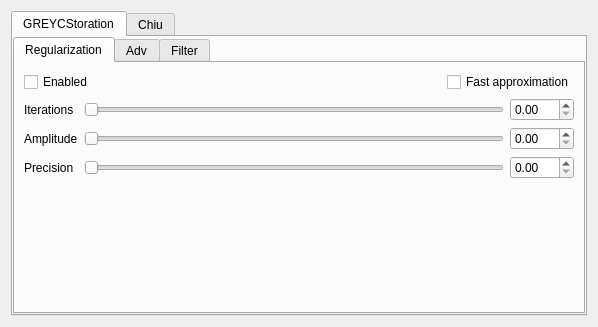
<?xml version="1.0" encoding="UTF-8"?>
<ui version="4.0">
 <class>NoiseReductionWidget</class>
 <widget class="QWidget" name="NoiseReductionWidget">
  <property name="geometry">
   <rect>
    <x>0</x>
    <y>0</y>
    <width>598</width>
    <height>243</height>
   </rect>
  </property>
  <property name="windowTitle">
   <string>Form</string>
  </property>
  <layout class="QVBoxLayout" name="verticalLayout">
   <item>
    <widget class="QTabWidget" name="tabs_noiseReduction">
     <property name="sizePolicy">
      <sizepolicy hsizetype="Preferred" vsizetype="Preferred">
       <horstretch>0</horstretch>
       <verstretch>0</verstretch>
      </sizepolicy>
     </property>
     <property name="currentIndex">
      <number>0</number>
     </property>
     <widget class="QWidget" name="tab_GREYC">
      <attribute name="title">
       <string>GREYCStoration</string>
      </attribute>
      <layout class="QVBoxLayout" name="verticalLayout_9">
       <property name="margin">
        <number>0</number>
       </property>
       <item>
        <widget class="QTabWidget" name="tabs_GREYC">
         <property name="sizePolicy">
          <sizepolicy hsizetype="Preferred" vsizetype="Preferred">
           <horstretch>0</horstretch>
           <verstretch>0</verstretch>
          </sizepolicy>
         </property>
         <property name="currentIndex">
          <number>0</number>
         </property>
         <widget class="QWidget" name="tab_regularization">
          <attribute name="title">
           <string>Regularization</string>
          </attribute>
          <layout class="QVBoxLayout" name="verticalLayout_10">
           <item>
            <layout class="QGridLayout" name="gridLayout_4">
             <item row="0" column="0" colspan="2">
              <widget class="QCheckBox" name="checkBox_regularizationEnabled">
               <property name="enabled">
                <bool>true</bool>
               </property>
               <property name="toolTip">
                <string>Enable GREYCStoration Noise Reduction Filter</string>
               </property>
               <property name="text">
                <string>Enabled</string>
               </property>
              </widget>
             </item>
             <item row="0" column="2">
              <spacer name="horizontalSpacer_2">
               <property name="orientation">
                <enum>Qt::Horizontal</enum>
               </property>
               <property name="sizeHint" stdset="0">
                <size>
                 <width>0</width>
                 <height>0</height>
                </size>
               </property>
              </spacer>
             </item>
             <item row="0" column="3" colspan="2">
              <widget class="QCheckBox" name="checkBox_fastApproximation">
               <property name="toolTip">
                <string>Use Fast Approximation</string>
               </property>
               <property name="text">
                <string>Fast approximation</string>
               </property>
              </widget>
             </item>
             <item row="1" column="0">
              <widget class="QLabel" name="label_iterations">
               <property name="text">
                <string>Iterations</string>
               </property>
               <property name="buddy">
                <cstring>slider_iterations</cstring>
               </property>
              </widget>
             </item>
             <item row="1" column="1" colspan="3">
              <widget class="QSlider" name="slider_iterations">
               <property name="toolTip">
                <string>Adjust number of Iterations</string>
               </property>
               <property name="maximum">
                <number>512</number>
               </property>
               <property name="orientation">
                <enum>Qt::Horizontal</enum>
               </property>
              </widget>
             </item>
             <item row="1" column="4">
              <widget class="QDoubleSpinBox" name="spinBox_iterations">
               <property name="toolTip">
                <string>Adjust number of Iterations Value</string>
               </property>
               <property name="maximum">
                <double>16.000000000000000</double>
               </property>
               <property name="singleStep">
                <double>0.500000000000000</double>
               </property>
              </widget>
             </item>
             <item row="2" column="0">
              <widget class="QLabel" name="label_amplitude">
               <property name="text">
                <string>Amplitude</string>
               </property>
               <property name="buddy">
                <cstring>slider_amplitude</cstring>
               </property>
              </widget>
             </item>
             <item row="2" column="1" colspan="3">
              <widget class="QSlider" name="slider_amplitude">
               <property name="toolTip">
                <string>Adjust Filter Strength/Amplitude</string>
               </property>
               <property name="maximum">
                <number>512</number>
               </property>
               <property name="orientation">
                <enum>Qt::Horizontal</enum>
               </property>
              </widget>
             </item>
             <item row="2" column="4">
              <widget class="QDoubleSpinBox" name="spinBox_amplitude">
               <property name="toolTip">
                <string>Adjust Filter Strength/Amplitude Value</string>
               </property>
               <property name="maximum">
                <double>200.000000000000000</double>
               </property>
               <property name="singleStep">
                <double>5.000000000000000</double>
               </property>
              </widget>
             </item>
             <item row="3" column="0">
              <widget class="QLabel" name="label_precission">
               <property name="text">
                <string>Precision</string>
               </property>
               <property name="buddy">
                <cstring>slider_precision</cstring>
               </property>
              </widget>
             </item>
             <item row="3" column="1" colspan="3">
              <widget class="QSlider" name="slider_precision">
               <property name="toolTip">
                <string>Adjust precision of Gaussian Filter Kernel</string>
               </property>
               <property name="maximum">
                <number>512</number>
               </property>
               <property name="orientation">
                <enum>Qt::Horizontal</enum>
               </property>
              </widget>
             </item>
             <item row="3" column="4">
              <widget class="QDoubleSpinBox" name="spinBox_precision">
               <property name="toolTip">
                <string>Adjust precision of Gaussian Filter Kernel Value</string>
               </property>
               <property name="maximum">
                <double>12.000000000000000</double>
               </property>
               <property name="singleStep">
                <double>0.500000000000000</double>
               </property>
              </widget>
             </item>
            </layout>
           </item>
           <item>
            <spacer name="verticalSpacer_9">
             <property name="orientation">
              <enum>Qt::Vertical</enum>
             </property>
             <property name="sizeType">
              <enum>QSizePolicy::MinimumExpanding</enum>
             </property>
             <property name="sizeHint" stdset="0">
              <size>
               <width>0</width>
               <height>0</height>
              </size>
             </property>
            </spacer>
           </item>
          </layout>
         </widget>
         <widget class="QWidget" name="tab_adv">
          <attribute name="title">
           <string>Adv</string>
          </attribute>
          <layout class="QVBoxLayout" name="verticalLayout_13">
           <item>
            <layout class="QGridLayout" name="gridLayout_7">
             <item row="0" column="0" colspan="2">
              <widget class="QGroupBox" name="groupBox_integration">
               <property name="title">
                <string>Integration</string>
               </property>
               <layout class="QVBoxLayout" name="verticalLayout_12">
                <item>
                 <layout class="QGridLayout" name="gridLayout_6">
                  <item row="0" column="0">
                   <widget class="QLabel" name="label_angular">
                    <property name="text">
                     <string>Spatial</string>
                    </property>
                    <property name="buddy">
                     <cstring>slider_spatial</cstring>
                    </property>
                   </widget>
                  </item>
                  <item row="0" column="1">
                   <widget class="QSlider" name="slider_spatial">
                    <property name="toolTip">
                     <string>Amount of Spatial Integration</string>
                    </property>
                    <property name="maximum">
                     <number>512</number>
                    </property>
                    <property name="orientation">
                     <enum>Qt::Horizontal</enum>
                    </property>
                   </widget>
                  </item>
                  <item row="0" column="2">
                   <widget class="QDoubleSpinBox" name="spinBox_spatial">
                    <property name="toolTip">
                     <string>Amount of Spatial Integration Value</string>
                    </property>
                    <property name="decimals">
                     <number>3</number>
                    </property>
                    <property name="maximum">
                     <double>1.000000000000000</double>
                    </property>
                    <property name="singleStep">
                     <double>0.050000000000000</double>
                    </property>
                   </widget>
                  </item>
                  <item row="1" column="0">
                   <widget class="QLabel" name="label_spatial">
                    <property name="text">
                     <string>Angular</string>
                    </property>
                    <property name="buddy">
                     <cstring>slider_angular</cstring>
                    </property>
                   </widget>
                  </item>
                  <item row="1" column="1">
                   <widget class="QSlider" name="slider_angular">
                    <property name="toolTip">
                     <string>Amount of Angular Integration</string>
                    </property>
                    <property name="maximum">
                     <number>512</number>
                    </property>
                    <property name="orientation">
                     <enum>Qt::Horizontal</enum>
                    </property>
                   </widget>
                  </item>
                  <item row="1" column="2">
                   <widget class="QDoubleSpinBox" name="spinBox_angular">
                    <property name="toolTip">
                     <string>Amount of Angular Integration Value</string>
                    </property>
                    <property name="decimals">
                     <number>1</number>
                    </property>
                    <property name="maximum">
                     <double>90.000000000000000</double>
                    </property>
                   </widget>
                  </item>
                 </layout>
                </item>
               </layout>
              </widget>
             </item>
             <item row="1" column="0">
              <widget class="QLabel" name="label_interplType">
               <property name="text">
                <string>Interpolation type:</string>
               </property>
              </widget>
             </item>
             <item row="1" column="1">
              <widget class="QComboBox" name="comboBox_interpolType">
               <property name="toolTip">
                <string>Choose Interpolation Kernel Type</string>
               </property>
               <item>
                <property name="text">
                 <string>Nearest-Neighbour</string>
                </property>
               </item>
               <item>
                <property name="text">
                 <string>Linear</string>
                </property>
               </item>
               <item>
                <property name="text">
                 <string>Runge-Kutta</string>
                </property>
               </item>
              </widget>
             </item>
            </layout>
           </item>
           <item>
            <spacer name="verticalSpacer_11">
             <property name="orientation">
              <enum>Qt::Vertical</enum>
             </property>
             <property name="sizeType">
              <enum>QSizePolicy::MinimumExpanding</enum>
             </property>
             <property name="sizeHint" stdset="0">
              <size>
               <width>0</width>
               <height>0</height>
              </size>
             </property>
            </spacer>
           </item>
          </layout>
         </widget>
         <widget class="QWidget" name="tab_filter">
          <attribute name="title">
           <string>Filter</string>
          </attribute>
          <layout class="QVBoxLayout" name="verticalLayout_11">
           <item>
            <layout class="QGridLayout" name="gridLayout_5">
             <item row="0" column="0">
              <widget class="QLabel" name="label_alpha">
               <property name="text">
                <string>Alpha</string>
               </property>
               <property name="buddy">
                <cstring>slider_alpha</cstring>
               </property>
              </widget>
             </item>
             <item row="0" column="1">
              <widget class="QSlider" name="slider_alpha">
               <property name="toolTip">
                <string>Adjust Gaussian Filter Alpha</string>
               </property>
               <property name="maximum">
                <number>512</number>
               </property>
               <property name="orientation">
                <enum>Qt::Horizontal</enum>
               </property>
              </widget>
             </item>
             <item row="0" column="2">
              <widget class="QDoubleSpinBox" name="spinBox_alpha">
               <property name="toolTip">
                <string>Adjust Gaussian Filter Alpha Value</string>
               </property>
               <property name="maximum">
                <double>12.000000000000000</double>
               </property>
               <property name="singleStep">
                <double>0.500000000000000</double>
               </property>
              </widget>
             </item>
             <item row="1" column="0">
              <widget class="QLabel" name="label_sigma">
               <property name="text">
                <string>Sigma</string>
               </property>
               <property name="buddy">
                <cstring>slider_sigma</cstring>
               </property>
              </widget>
             </item>
             <item row="1" column="2">
              <widget class="QDoubleSpinBox" name="spinBox_sigma">
               <property name="toolTip">
                <string>Adjust Gaussian Filter Sigma Value</string>
               </property>
               <property name="maximum">
                <double>12.000000000000000</double>
               </property>
               <property name="singleStep">
                <double>0.500000000000000</double>
               </property>
              </widget>
             </item>
             <item row="2" column="0">
              <widget class="QLabel" name="label_sharpness">
               <property name="text">
                <string>Sharpness</string>
               </property>
               <property name="buddy">
                <cstring>slider_sharpness</cstring>
               </property>
              </widget>
             </item>
             <item row="2" column="1">
              <widget class="QSlider" name="slider_sharpness">
               <property name="toolTip">
                <string>Adjust Sharpness</string>
               </property>
               <property name="maximum">
                <number>512</number>
               </property>
               <property name="orientation">
                <enum>Qt::Horizontal</enum>
               </property>
              </widget>
             </item>
             <item row="2" column="2">
              <widget class="QDoubleSpinBox" name="spinBox_sharpness">
               <property name="toolTip">
                <string>Adjust Sharpness Value</string>
               </property>
               <property name="maximum">
                <double>2.000000000000000</double>
               </property>
               <property name="singleStep">
                <double>0.100000000000000</double>
               </property>
              </widget>
             </item>
             <item row="3" column="0">
              <widget class="QLabel" name="label_aniso">
               <property name="text">
                <string>Aniso</string>
               </property>
               <property name="buddy">
                <cstring>slider_aniso</cstring>
               </property>
              </widget>
             </item>
             <item row="3" column="1">
              <widget class="QSlider" name="slider_aniso">
               <property name="toolTip">
                <string>Adjust Filter Anisotropy</string>
               </property>
               <property name="maximum">
                <number>512</number>
               </property>
               <property name="orientation">
                <enum>Qt::Horizontal</enum>
               </property>
              </widget>
             </item>
             <item row="3" column="2">
              <widget class="QDoubleSpinBox" name="spinBox_aniso">
               <property name="toolTip">
                <string>Adjust Filter Anisotropy Value</string>
               </property>
               <property name="decimals">
                <number>3</number>
               </property>
               <property name="maximum">
                <double>1.000000000000000</double>
               </property>
               <property name="singleStep">
                <double>0.050000000000000</double>
               </property>
              </widget>
             </item>
             <item row="1" column="1">
              <widget class="QSlider" name="slider_sigma">
               <property name="toolTip">
                <string>Adjust Gaussian Filter Sigma</string>
               </property>
               <property name="maximum">
                <number>512</number>
               </property>
               <property name="orientation">
                <enum>Qt::Horizontal</enum>
               </property>
              </widget>
             </item>
            </layout>
           </item>
           <item>
            <spacer name="verticalSpacer_10">
             <property name="orientation">
              <enum>Qt::Vertical</enum>
             </property>
             <property name="sizeType">
              <enum>QSizePolicy::MinimumExpanding</enum>
             </property>
             <property name="sizeHint" stdset="0">
              <size>
               <width>0</width>
               <height>0</height>
              </size>
             </property>
            </spacer>
           </item>
          </layout>
         </widget>
        </widget>
       </item>
      </layout>
     </widget>
     <widget class="QWidget" name="tab_chiu">
      <attribute name="title">
       <string>Chiu</string>
      </attribute>
      <layout class="QVBoxLayout" name="verticalLayout_14">
       <item>
        <layout class="QGridLayout" name="gridLayout_8">
         <item row="0" column="0" colspan="2">
          <widget class="QCheckBox" name="checkBox_chiuEnabled">
           <property name="toolTip">
            <string>Enable Chiu Noise Reduction Filter</string>
           </property>
           <property name="text">
            <string>Enabled</string>
           </property>
          </widget>
         </item>
         <item row="0" column="2">
          <spacer name="horizontalSpacer_3">
           <property name="orientation">
            <enum>Qt::Horizontal</enum>
           </property>
           <property name="sizeHint" stdset="0">
            <size>
             <width>0</width>
             <height>0</height>
            </size>
           </property>
          </spacer>
         </item>
         <item row="0" column="3" colspan="2">
          <widget class="QCheckBox" name="checkBox_includeCenter">
           <property name="toolTip">
            <string>Include Center Pixel in Filter</string>
           </property>
           <property name="text">
            <string>Include center</string>
           </property>
          </widget>
         </item>
         <item row="1" column="0">
          <widget class="QLabel" name="label_chiuRadius">
           <property name="text">
            <string>Radius</string>
           </property>
           <property name="buddy">
            <cstring>slider_chiuRadius</cstring>
           </property>
          </widget>
         </item>
         <item row="1" column="1" colspan="3">
          <widget class="QSlider" name="slider_chiuRadius">
           <property name="toolTip">
            <string>Adjust Filter Radius</string>
           </property>
           <property name="maximum">
            <number>512</number>
           </property>
           <property name="orientation">
            <enum>Qt::Horizontal</enum>
           </property>
          </widget>
         </item>
         <item row="1" column="4">
          <widget class="QDoubleSpinBox" name="spinBox_chiuRadius">
           <property name="toolTip">
            <string>Adjust Filter Radius Value</string>
           </property>
           <property name="minimum">
            <double>1.000000000000000</double>
           </property>
           <property name="maximum">
            <double>9.000000000000000</double>
           </property>
           <property name="singleStep">
            <double>0.100000000000000</double>
           </property>
          </widget>
         </item>
        </layout>
       </item>
       <item>
        <spacer name="verticalSpacer_13">
         <property name="orientation">
          <enum>Qt::Vertical</enum>
         </property>
         <property name="sizeType">
          <enum>QSizePolicy::MinimumExpanding</enum>
         </property>
         <property name="sizeHint" stdset="0">
          <size>
           <width>0</width>
           <height>208</height>
          </size>
         </property>
        </spacer>
       </item>
      </layout>
     </widget>
    </widget>
   </item>
  </layout>
 </widget>
 <resources/>
 <connections/>
</ui>
